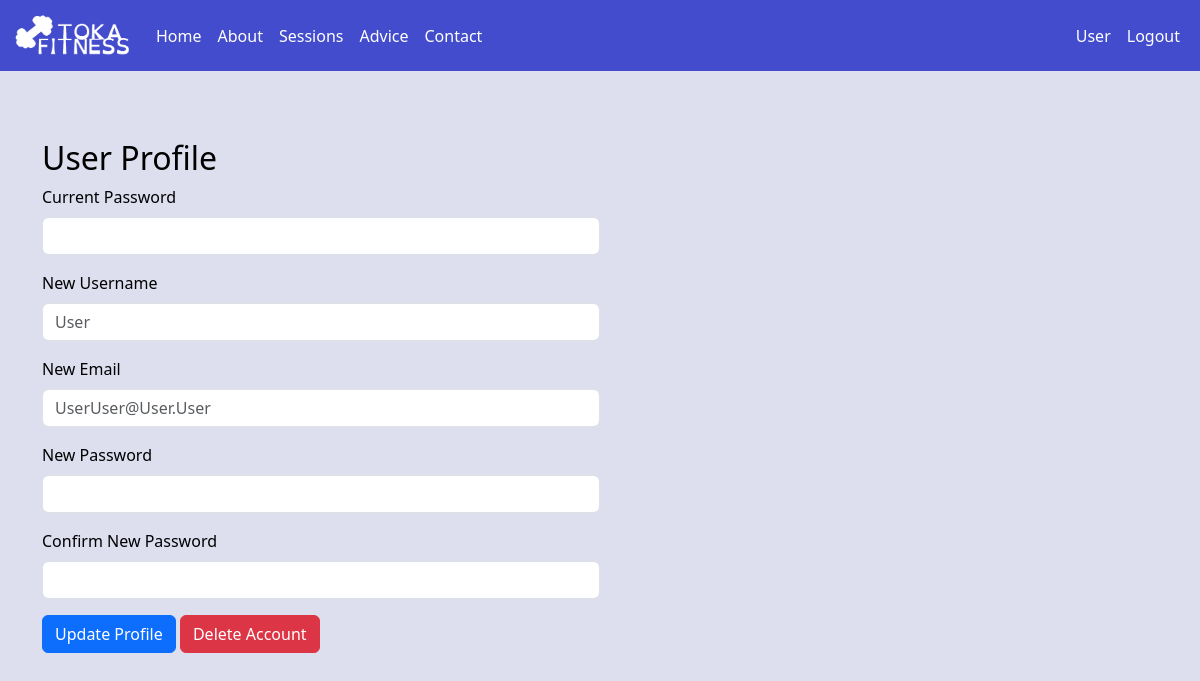
Page /user (signed in) on the committed database.
### tables this page shows
CREATE TABLE "User" (
    "id" INTEGER PRIMARY KEY AUTOINCREMENT,
    "name" TEXT NOT NULL UNIQUE,
    "email" TEXT NOT NULL UNIQUE,
    "password" TEXT NOT NULL,
    "created_at" TIMESTAMP DEFAULT CURRENT_TIMESTAMP
);

### app.py (the view, shortened to what this page needs)
@app.route('/user', methods=['GET', 'POST'])
def user_profile():
    if 'user_id' not in session:
        flash("You need an account to be here.", 'warning')
        return redirect(url_for('login'))
    user_id = session.get('user_id')
    user = db.queryDB("SELECT * FROM User WHERE id = ?", [user_id])
    if not user:
        flash("User not found. Please log in again.", 'danger')
        session.pop('name', None)
        session.pop('user_id', None)
        return redirect(url_for('login'))
    user = user[0]  # Extract the first result (expected one user)
    return render_template('user.html', name=user[1], email=user[2])

### db_connector.py (called while the page is built)
    def connect(self):
        conn = None
        try:
            conn = sqlite3.connect(self.DBname)
        except Exception as e:
            print(f"An error occurred: {e}")
        return conn

    def disconnect(self, conn):
        if conn:
            conn.close()

    def queryDB(self, command, params=[]):
        conn = self.connect()
        cur = conn.cursor()
        cur.execute(command, params)
        result = cur.fetchall()
        self.disconnect(conn)
        return result

### templates/user.html (shortened to what this page needs)
{% extends "base.html" %}
{% block content %}
<div class="container mt-5">
    <h2>User Profile</h2>
    <form method="POST" action="/user">
        <div class="mb-3">
            <label for="currentPassword" class="form-label">Current Password</label>
            <input type="password" class="form-control w-50" id="currentPassword" name="current_password" required>
        </div>
        <div class="mb-3">
            <label for="newUsername" class="form-label">New Username</label>
            <input type="text" class="form-control w-50" id="newUsername" name="new_username" placeholder="{{ name }}">
        </div>
        <div class="mb-3">
            <label for="newEmail" class="form-label">New Email</label>
            <input type="email" class="form-control w-50" id="newEmail" name="new_email" placeholder="{{ email }}">
        </div>
        <div class="mb-3">
            <label for="newPassword" class="form-label">New Password</label>
            <input type="password" class="form-control w-50" id="newPassword" name="new_password">
        </div>
        <div class="mb-3">
            <label for="confirmPassword" class="form-label">Confirm New Password</label>
            <input type="password" class="form-control w-50" id="confirmPassword" name="confirm_password">
        </div>
        <button type="submit" class="btn btn-primary">Update Profile</button>
        <button type="button" class="btn btn-danger" data-bs-toggle="modal" data-bs-target="#deleteAccountModal">Delete Account</button>
    </form>
</div>
{% endblock %}

### templates/base.html (shortened to what this page needs)
<!DOCTYPE html>
<html lang="en">
  <head>
    <link
      href="https://cdn.jsdelivr.net/npm/bootstrap@5.3.3/dist/css/bootstrap.min.css"
      rel="stylesheet"
    />
  </head>
  <body>
    <nav class="navbar sticky-top navbar-expand-lg">
      <div class="container-fluid">
        <a class="navbar-brand" href="/">
          <img
            src="/static/logo-but-its-white.png"
            alt="Gnarp Catalog"
            width="120"
            height="45"
          />
        </a>
        <div class="collapse navbar-collapse" id="navbarSupportedContent">
          <ul class="navbar-nav me-auto mb-2 mb-lg-0">
            <li class="nav-item">
              <a class="nav-link active" aria-current="page" href="/">Home</a>
            </li>
            <li class="nav-item">
              <a class="nav-link" href="/about">About</a>
            </li>
            <li class="nav-item">
              <a class="nav-link" href="/sessions">Sessions</a>
            </li>
            <li class="nav-item">
              <a class="nav-link" href="/advice">Advice</a>
            </li>
            <li class="nav-item">
              <a class="nav-link" href="/contact">Contact</a>
            </li>
          </ul>
        </div>
        <div class="d-flex align-items-center">
          <ul class="navbar-nav mb-2 mb-lg-0">
            {% if session.get('user_id') %}
            <li class="nav-item">
              <a class="nav-link" href="/user">{{ session.get('name') }}</a>
            </li>
            <li class="nav-item">
              <a class="nav-link" href="/logout">Logout</a>
            </li>
            {% endif %}
          </ul>
        </div>
      </div>
    </nav>
    <main>
       {% block content %}{% endblock %}
    </main>
  </body>
</html>

### templates/base.html (style rules this page uses)
body { background-color: #dddeee; color: #000; }
.navbar, footer { background-color: #434ccc; }
main { padding: 20px; min-height: 90vh; }
.navbar { background-color: #434ccc; }
.navbar-brand, .nav-link { color: white !important; }
a { color: inherit; }

### rows in the picture
User: get "User", new_username "User", new_email "UserUser@User.User"
